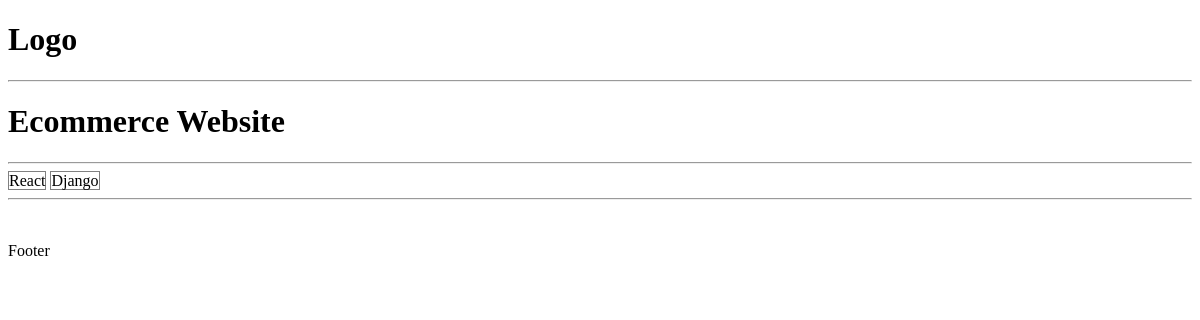
/project/e5b29099-f4c9-4c51-ae0f-e7b738ed2b73, run on an earlier commit of the app's database.
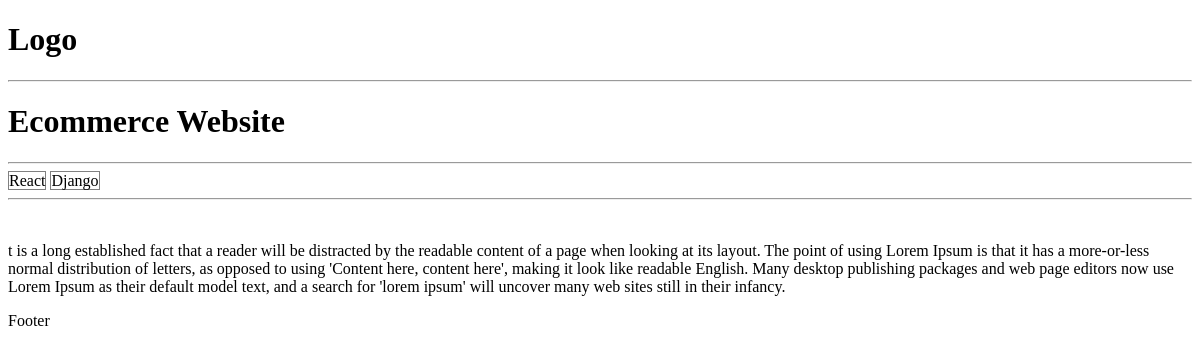
And on a later commit of the database.
### projects/models.py (models this page shows, shortened)
class Project(models.Model):
    title = models.CharField(max_length=200)
    description = models.TextField(null=True, blank=True)
    demo_link = models.CharField(max_length=2000, null=True, blank=True)
    source_link = models.CharField(max_length=2000, null=True, blank=True)
    tags = models.ManyToManyField('Tag', blank=True)
    vote_total = models.IntegerField(default=0, null=True, blank=True)
    vote_ratio = models.IntegerField(default=0, null=True, blank=True)
    created = models.DateTimeField(auto_now_add=True)
    id = models.UUIDField(primary_key=True, default=uuid.uuid4, editable=False)

### projects/views.py (the view)
# urls.py: path('project/<str:pk>', views.project, name='project'),
def project(request, pk):
    projectObj=Project.objects.get(pk=pk)
    return render(request, 'projects/single-project.html',
                  {
                    'project': projectObj,
                    }
                  )

### projects/models.py (called while the page is built)
    def __str__(self):
        return self.name

### projects/templates/projects/single-project.html (shortened to what this page needs)
<!DOCTYPE html>
<html lang="en">
<head>
</head>
<body>
{% extends 'main.html' %}
{% block content %}
<h1>{{ project.title }}</h1>
    <hr>
    {% for tag in project.tags.all %}
        <span style="border:1px solid grey">{{ tag }}</span>
    {% endfor %}
    <hr>
    <br>
    <p>{{ project.description }}</p>
{% endblock content %}

What changed in the data, as far as the page shows it:
changed Project "Ecommerce Website": description (not shown) → "t is a long established fact that a reader will be distracted by the readable content of a page when looking at its layout. The point of using Lorem Ipsum is that it has a more-or-less normal distribution of letters, as opposed to using 'Content here, content here', making it look like readable English. Many desktop publishing packages and web page editors now use Lorem Ipsum as their default model text, and a search for 'lorem ipsum' will uncover many web sites still in their infancy."
